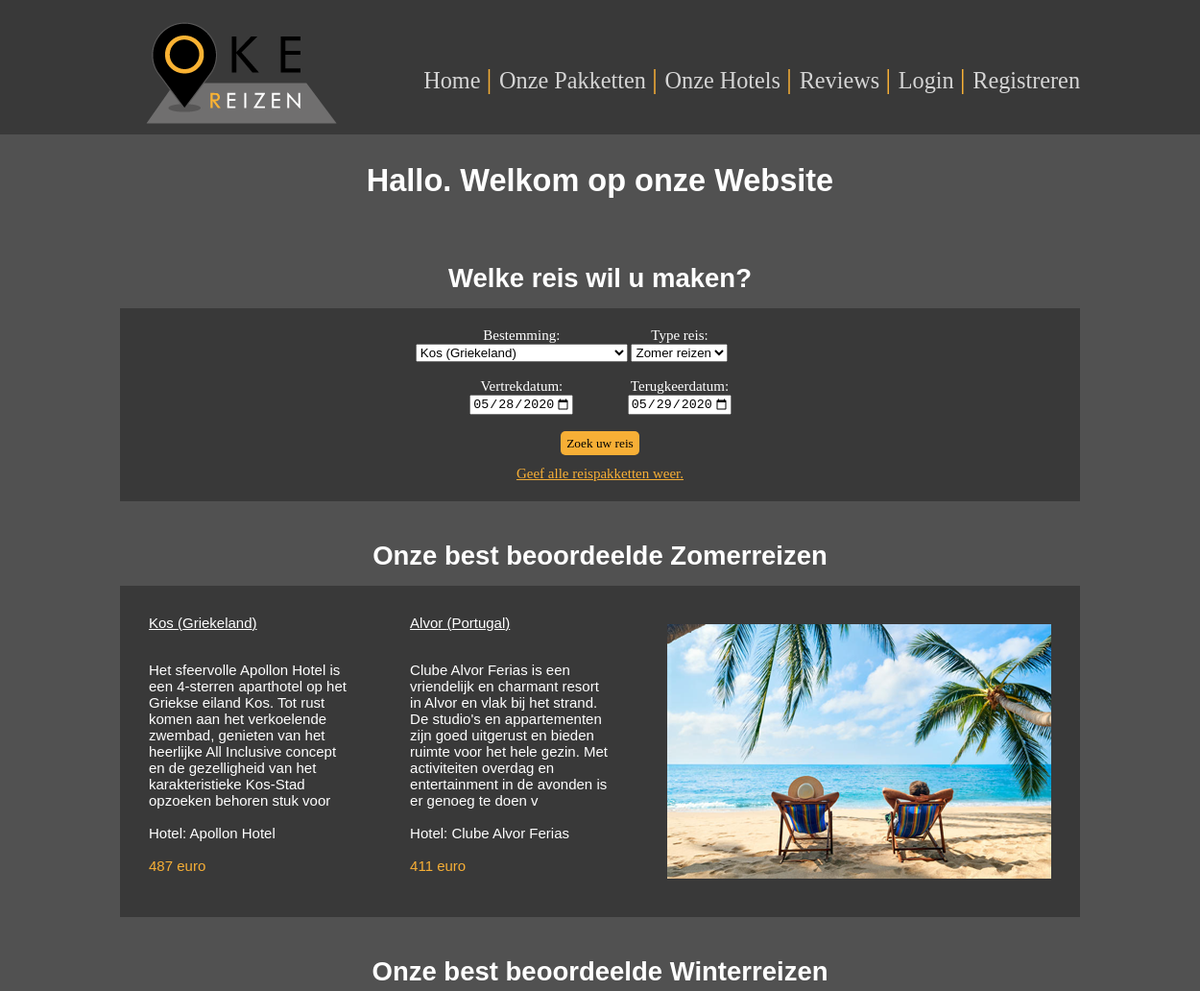
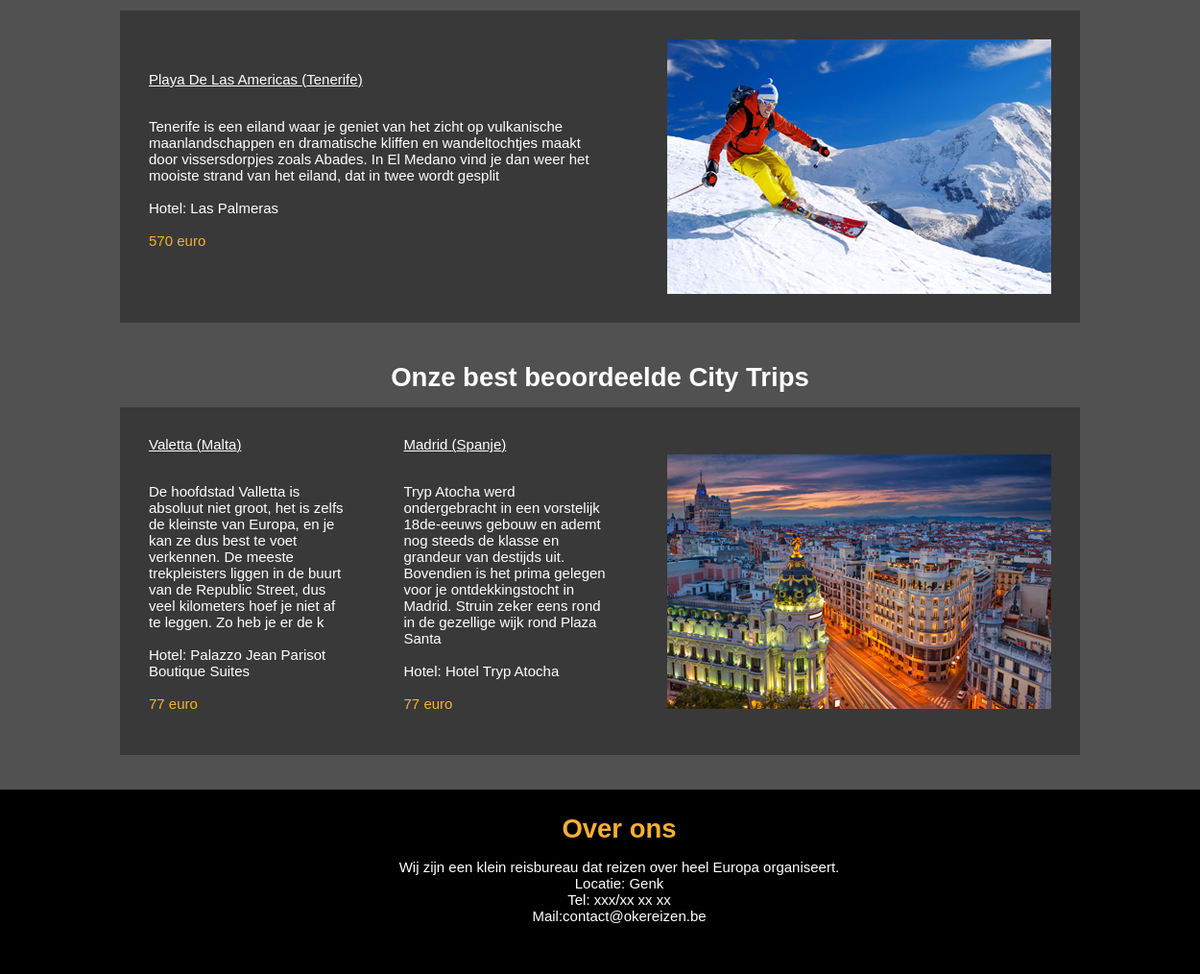
The page / on the database its author committed (2 pictures, top to bottom).
### tables this page shows
CREATE TABLE `reizen` (
  `reisNummer` int(11) NOT NULL,
  `luchthaven` varchar(3) NOT NULL,
  `bestemmingsId` int(11) NOT NULL,
  `hotelId` int(11) NOT NULL,
  `reisTypeId` int(11) NOT NULL,
  `reisOmschrijving` varchar(255) NOT NULL,
  `prijs` varchar(64) NOT NULL
);

CREATE TABLE `bestemmingen` (
  `bestemmingsId` int(11) NOT NULL,
  `stad` varchar(64) NOT NULL,
  `land` varchar(64) NOT NULL
);

CREATE TABLE `hotel` (
  `hotelId` int(11) NOT NULL,
  `hotelNaam` varchar(64) NOT NULL,
  `hotelTelefoon` varchar(15) NOT NULL,
  `hotelMail` varchar(64) NOT NULL
);

### pakket.php (called while the page is built, shortened)
<?php
require_once("hotels.php");
class Pakket {
    private $reisid;
    private $omschrijving;
    private $bestemmingsid;
    private $stad;
    private $land;
    private $prijs;
    public function __construct($reisid = null, $omschrijving = null, $reistype = null, $bestemmingsid = null, $stad = null, $land = null, $hotelid = null, $prijs=null, $luchthaven=null)
    {
        $this->reisid = $reisid;
        $this->omschrijving = $omschrijving;
        $this->bestemmingsid = $bestemmingsid;
        $this->stad = $stad;
        $this->land = $land;
        $this->hotelid = $hotelid;
        $this->prijs = $prijs;
    }
public function getReisId()
{
    return $this->reisid;
}
    public function getOmschrijving()
    {
        return $this->omschrijving;
    }
    public function getBestemmingsid()
    {
        return $this->bestemmingsid;
    }
    public function getStad()
    {
        return $this->stad;
    }
    public function getLand()
    {
        return $this->land;
    }
    public function getPrijs()
    {
        return $this->prijs;
    }
public function getAllePakketten()
{
    $dbh = new PDO(DBConfig::$DB_CONNSTRING, DBConfig::$DB_USER, DBConfig::$DB_PASSWORD);
    $stmt = $dbh->prepare("SELECT reisNummer, reizen.bestemmingsId, reisType, stad, land, reizen.hotelId, hotelNaam, reisOmschrijving, prijs, luchthaven FROM reizen
    INNER JOIN bestemmingen on bestemmingen.bestemmingsId = reizen.bestemmingsId
    INNER JOIN reistypes on reistypes.reisTypeId = reizen.reisTypeId
    INNER JOIN hotel on hotel.hotelId = reizen.hotelId");
    $stmt->execute();
    $resultSet=$stmt->fetchAll(PDO::FETCH_ASSOC);
 if($resultSet){
    $pakkettenLijst = array();
    foreach ($resultSet as $pakket) {
        $hotelObj = new Hotels($pakket["hotelId"], $pakket["hotelNaam"], null, null);
        $pakketObj = new Pakket($pakket["reisNummer"], $pakket["reisOmschrijving"], $pakket["reisType"], $pakket["bestemmingsId"], $pakket["stad"], $pakket["land"], $hotelObj, $pakket["prijs"], $pakket["luchthaven"]);
        array_push($pakkettenLijst, $pakketObj);
    }
 }
    return $pakkettenLijst;
}
public function getAlleReisTypes() {
$dbh = new PDO(DBConfig::$DB_CONNSTRING, DBConfig::$DB_USER, DBConfig::$DB_PASSWORD);
$resultSet = $dbh->query("SELECT DISTINCT reisType FROM reizen
     INNER JOIN reistypes on reistypes.reisTypeId = reizen.reisTypeId");
$reistypeLijst = array();
foreach ($resultSet as $type) {
    $reistype=$type["reisType"];
    array_push($reistypeLijst, $reistype);
}
return $reistypeLijst;
}
public function getPakketByReisTypeWithBestReviewScore($reistype)
{
        $dbh = new PDO(DBConfig::$DB_CONNSTRING, DBConfig::$DB_USER, DBConfig::$DB_PASSWORD);
        $stmt = $dbh->prepare("SELECT DISTINCT reizen.reisNummer, bestemmingen.bestemmingsId, reisType, stad, land, reizen.hotelId, hotelNaam, reisOmschrijving, prijs, luchthaven from
        reizen
        INNER JOIN bestemmingen on bestemmingen.bestemmingsId = reizen.bestemmingsId
        INNER JOIN hotel on hotel.hotelId = reizen.hotelId
        INNER JOIN reisTypes on reisTypes.reisTypeId = reizen.reisTypeId
        LEFT JOIN klantenreviews on klantenreviews.reisNummer = klantenreviews.reisNummer
        LEFT JOIN reviews on reviews.reviewId = klantenreviews.reviewId
        WHERE reisType =:reistype
        order by reviewScore desc
        LIMIT 0, 2;"
        );
        $stmt->bindValue(":reistype", $reistype);
        $stmt->execute();
        $resultSet = $stmt->fetchAll(PDO::FETCH_ASSOC);
        $pakkettenLijst = array();
        if ($resultSet){
        foreach ($resultSet as $pakket) {
            $hotelObj = new Hotels($pakket["hotelId"],$pakket["hotelNaam"], 0, 0);
            $pakketObj = new Pakket($pakket["reisNummer"], $pakket["reisOmschrijving"], $pakket["reisType"], $pakket["bestemmingsId"], $pakket["stad"],$pakket["land"], $hotelObj, $pakket["prijs"],$pakket["luchthaven"]);
            array_push($pakkettenLijst, $pakketObj);
        }
    }
        return $pakkettenLijst;
    }
}

### hotels.php (called while the page is built, shortened)
<?php
class Hotels
{
    private $hotelNaam;
    public function __construct($cid = null, $chotelNaam=null, $chotelTelefoon = null, $chotelEmail = null)
    {
        $this->hotelNaam = $chotelNaam;
    }
    public function getHotelNaam()
    {
        return $this->hotelNaam;
    }
}

### index.php (the view, shortened to what this page needs)
<?php
require_once("klanten.php");
require_once("pakket.php");
$naam = '';
$pakketObj = new Pakket();
$pakketLijst = $pakketObj->getAllePakketten();
$typesLijst = $pakketObj->getAlleReistypes();
$pakkettenzomer = $pakketObj->getPakketByReisTypeWithBestReviewScore("Zomer reizen");
$pakkettenwinter = $pakketObj->getPakketByReisTypeWithBestReviewScore("winter reizen");
$pakkettencitytrip = $pakketObj->getPakketByReisTypeWithBestReviewScore("city trips");
$today = new DateTime(null, new DateTimeZone('Europe/Brussels'));
$vandaag = $today->format("Y-m-d");
$tomorrow = $today->modify('+1 day');
$morgen = $tomorrow->format("Y-m-d");
$limit = $tomorrow->modify('+730 day');
$limiet = $limit->format("Y-m-d");
?>
<?php
require_once("header.php");
?>
<h1>Hallo<?php
            if ($naam != "") {
                echo " " . $naam;
            } ?>. Welkom op onze Website <h1>
<br>
        <h2>Welke reis wil u maken?</h2>
        <div class=zoekwrapper>
            <div class=zoeken>
                <div>
                    <form action="<?php echo htmlentities($_SERVER["PHP_SELF"]); ?>" method="POST">
                        Bestemming: <br><select name="bestemming">
                            <?php
                            foreach ($pakketLijst as $pakket) {
                                echo "<option value=\"" . $pakket->getBestemmingsId() . "\">" . $pakket->getStad() . " (" . $pakket->getLand() . ")</option>";
                            }
                            ?>
                        </select><br><br>
                        Vertrekdatum: <br><input type="date" id="start" name="startreis" value="<?php echo $vandaag ?>" min=" <?php echo $vandaag ?> " max="<?php echo  $limiet ?>">
                    <br><br>
                </div>
                <div>
                Type reis: <br><select name="reistype">
                            <?php
                            foreach ($typesLijst as $reistype) {
                                echo "<option value=\"" . $reistype  . "\">" . $reistype . "</option>";
                            }
                            ?>
                        </select>
                        <br><br>
                    Terugkeerdatum: <br><input type="date" id="einde" name="eindreis" value="<?php echo $morgen ?>" min=" <?php echo $morgen ?> " max="<?php echo $limiet ?>">
                    <br><br>
                </div>
            </div>
            <input type="submit" value="Zoek uw reis" name="submitKnop">
<br>
            <text><a href="allepakketten.php">Geef alle reispakketten weer.</a></text>
        </div>
        <br>
        <br>
        <h2> Onze best beoordeelde Zomerreizen </h2>
        <div class=pakketwrapper>
            <?php foreach ($pakkettenzomer as $pakket) {
                echo "<div class=\"pakket\"><text><p><a href=\"pakketdetail.php?id=" . $pakket->getReisId() . "\">"
                    . $pakket->getStad()
                    . " (" . $pakket->getLand() . ")</a></p><br><p> " . $pakket->getOmschrijving()
                    . "<br><br>Hotel: " . $pakket->hotelid->getHotelNaam() . "<br><br><text>" . $pakket->getPrijs() . " euro</text><br> " . "</p></text></div><br><br>";
            }
            ?>
            <div class=pakket><img src="1.png"></div>
        </div>
        <br>
        <br>
        <h2> Onze best beoordeelde Winterreizen </h2>
        <div class=pakketwrapper>
            <?php foreach ($pakkettenwinter as $pakket) {
                echo "<div class=\"pakket\"><text><p><a href=\"pakketdetail.php?id=" . $pakket->getReisId() . "\">"
                    . $pakket->getStad()
                    . " (" . $pakket->getLand() . ")</a></p><br><p> " . $pakket->getOmschrijving()
                    . "<br><br>Hotel: " . $pakket->hotelid->getHotelNaam() . "<br><br><text>" . $pakket->getPrijs() . " euro</text><br>" . "</p></text></div><br><br>";
            } ?>
            <div class=pakket><img src="2.png"></div>
        </div>
        <br>
        <br>
        <h2> Onze best beoordeelde City Trips </h2>
        <div class=pakketwrapper>
            <?php foreach ($pakkettencitytrip as $pakket) {
                echo "<div class=\"pakket\"><text><p><a href=\"pakketdetail.php?id=" . $pakket->getReisId() . "\">"
                    . $pakket->getStad()
                    . " (" . $pakket->getLand() . ")</a></p><br><p> " . $pakket->getOmschrijving()
                    . "<br><br>Hotel: " . $pakket->hotelid->getHotelNaam() . "<br><br><text>" . $pakket->getPrijs() . " euro</text><br>" . "</p></text></div><br><br>";
            }
            ?>
            <div class=pakket><img src="3.png"></div>
        </div>
        <br>
        <br>
        </div>
        <div class=footer>
            <h2><text> Over ons </text></h2>
            <p>
                Wij zijn een klein reisbureau dat reizen over heel Europa organiseert. <br>
                Locatie: Genk <br>
                Tel: xxx/xx xx xx<br>
                Mail:contact@okereizen.be
            </p>
            <br>
        </div>
        <?php
        require_once("footer.php");
        ?>

### header.php (shortened to what this page needs)
<!DOCTYPE html>
<html lang="en">
<head>
    <link rel="stylesheet" type="text/css" href="layout.css">
</head>
<body>
    <div class=menu>
        <div class=logo>
           <a href="index.php"> <img src="OKER.png"> </a>
        </div>
        <div class=menutext>
            <a href="index.php"> Home </a> |
            <a href="allepakketten.php"> Onze Pakketten </a>|
            <a href="hoteldetail.php"> Onze Hotels </a>|
            <a href="reviewPage.php"> Reviews </a>|
            <?php if (!isset($_SESSION["gebruiker"])) { ?>
                <a href="login.php"> Login </a>|
                <a href="registreer.php"> Registreren </a>
            <?php } else { ?>
                <a href="logout.php"> Logout </a>|
                <a href="klantPage.php"> Mijn OKERreizen </a>
            <?php
            }
            ?>
        </div>
    </div>
    <div class=wrapper>

### layout.css (style rules this page uses)
body { height: 100vh; min-height: 350px; overflow-x: hidden !important; min-width: 550px; width: 100vw; margin: 0 !important; background-color:#515151; background-attachment: fixed; background-position: center center; background-repeat: repeat; overflow: auto; }
p { padding-bottom:15px !important; color: #ffffff !important; margin: auto; width: auto; text-align: center; width: auto; font-size: calc(15px); font-family: Arial, Helvetica, sans-serif; }
p a { color: white !important; margin: auto; width: auto; text-align: left; width: auto; font-size: calc(18px); font-family: Arial, Helvetica, sans-serif; }
h1 { color:white !important; text-align: center !important; margin-left: auto; margin-right: auto; width: auto; text-align: left; margin-top: 10px; margin-bottom: 15px; width: auto; font-size: calc(20px + 1vmin); font-family: Arial, Helvetica, sans-serif; }
h2 { color: #ffffff !important; margin: auto; margin-top: 5px; margin-bottom: 15px; width: auto; text-align: center; width: auto; font-size:calc(15px + 1vmin); font-family: Arial, Helvetica, sans-serif; }
.wrapper { min-width:550px; max-width: 80vw; margin-top:170px; margin-left: auto; margin-right: auto; padding-top: 0; }
.menu { display:flex; background-color:none; min-width:550px; background-color:#393939; width: 100%; height: 15vh; min-height: 140px; position: fixed; z-index: 99; top:0px; }
.logo { flex-grow: 1; position: relative; width:20vw; min-width: 250px; left:10vw; bottom: 20px; z-index:100; }
.menutext { color:#f7af36; flex-grow: 5; font-size: 30px; margin-top: 65px; margin-right:10vw; text-align: right; z-index:101; }
.menutext a { text-decoration: none; color:#d5d5d5; font-size: calc(18px + 0.5vmin); outline: none; user-select: none; z-index:100; }
text { text-align: center; color:#f7af36; }
text p { font-size: 15px; text-align: left; color:white; }
text a { margin:auto; text-align: center; font-size: 15px; color:#f7af36; }
.pakketwrapper { align-content:space-between ; display:flex; background-color: #393939; width: 100%; }
.pakket { width: autp; padding:20px; margin:10px; color:white; font-size: 15px; text-align: left; display:flex; flex-grow: 1; flex-shrink: 3; flex-basis: auto; align-self: center; background-color:#393939; width: auto; }
.zoekwrapper { padding:20px; text-align: center; background-color:#393939; width: auto; }
.zoeken { justify-content: center; padding-right: 55px; display:flex; padding-top:0px; color:white; font-size: 15px; text-align: center; background-color:#393939; width: auto; }
.footer { bottom:0; padding:20px; color:white; font-size: 15px; text-align: center; background-color:#000; width: 100%; }
.footer p { text-align: center; }
input[type=submit ] { cursor: pointer; background-color: #f7af36; border-radius: 5px; border: 0; width: auto; margin-top:0px; margin-bottom:10px; height:25px; font-family: Tahoma }

### rows shown on the page
reizen: bestemmingsId.stad "Kos", bestemmingsId.land "Griekeland", reisOmschrijving "Het sfeervolle Apollon Hotel is een 4-sterren aparthotel op het Griekse eiland Kos. Tot rust komen aan het verkoelende zwembad, genieten van het heerlijke All Inclusive concept en de gezelligheid van het karakteristieke Kos-Stad opzoeken behoren stuk voor", hotelId.hotelNaam "Apollon Hotel", prijs "487"
reizen: bestemmingsId.stad "Alvor", bestemmingsId.land "Portugal", reisOmschrijving "Clube Alvor Ferias is een vriendelijk en charmant resort in Alvor en vlak bij het strand. De studio's en appartementen zijn goed uitgerust en bieden ruimte voor het hele gezin. Met activiteiten overdag en entertainment in de avonden is er genoeg te doen v", hotelId.hotelNaam "Clube Alvor Ferias", prijs "411"
reizen: bestemmingsId.stad "Playa De Las Americas", bestemmingsId.land "Tenerife", reisOmschrijving "Tenerife is een eiland waar je geniet van het zicht op vulkanische maanlandschappen en dramatische kliffen en wandeltochtjes maakt door vissersdorpjes zoals Abades. In El Medano vind je dan weer het mooiste strand van het eiland, dat in twee wordt gesplit", hotelId.hotelNaam "Las Palmeras", prijs "570"
reizen: bestemmingsId.stad "Valetta", bestemmingsId.land "Malta", reisOmschrijving "De hoofdstad Valletta is absoluut niet groot, het is zelfs de kleinste van Europa, en je kan ze dus best te voet verkennen. De meeste trekpleisters liggen in de buurt van de Republic Street, dus veel kilometers hoef je niet af te leggen. Zo heb je er de k", hotelId.hotelNaam "Palazzo Jean Parisot Boutique Suites", prijs "77"
reizen: bestemmingsId.stad "Madrid", bestemmingsId.land "Spanje", reisOmschrijving "Tryp Atocha werd ondergebracht in een vorstelijk 18de-eeuws gebouw en ademt nog steeds de klasse en grandeur van destijds uit. Bovendien is het prima gelegen voor je ontdekkingstocht in Madrid. Struin zeker eens rond in de gezellige wijk rond Plaza Santa", hotelId.hotelNaam "Hotel Tryp Atocha", prijs "77"

### other values the page prints
form field bestemming "Kos (Griekeland)"
form field reistype "Zomer reizen"
